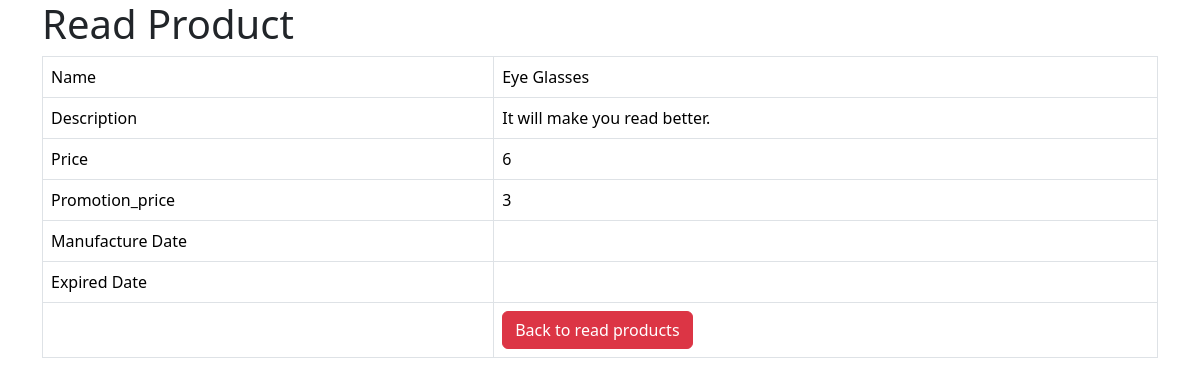
The app's page /product_details.php?id=3 with its own data.
### tables this page shows
CREATE TABLE IF NOT EXISTS `products` (
  `id` int NOT NULL AUTO_INCREMENT,
  `name` varchar(128) NOT NULL,
  `description` text NOT NULL,
  `product_cat` int NOT NULL,
  `manufacture_date` text NOT NULL,
  `expired_date` text NOT NULL,
  `price` double NOT NULL,
  `promotion_price` double NOT NULL,
  `created` datetime NOT NULL,
  `modified` timestamp NOT NULL DEFAULT CURRENT_TIMESTAMP ON UPDATE CURRENT_TIMESTAMP,
  PRIMARY KEY (`id`)
);

### product_details.php (the view, shortened to what this page needs)
<!DOCTYPE HTML>
<html>
<head>
    <link href="https://cdn.jsdelivr.net/npm/bootstrap@5.3.3/dist/css/bootstrap.min.css" rel="stylesheet">
</head>
<body>
    <div class="container">
        <div class="page-header">
            <h1>Read Product</h1>
        </div>
        <?php
        $id = isset($_GET['id']) ? $_GET['id'] : die('ERROR: Record ID not found.');
        include 'config/database.php';
        try {
            $query = "SELECT id, name, description, price, promotion_price, manufacture_date, expired_date FROM products WHERE id = ? LIMIT 0,1";
            $stmt = $con->prepare($query);
            $stmt->bindParam(1, $id);
            $stmt->execute();
            $row = $stmt->fetch(PDO::FETCH_ASSOC);
            $name = $row['name'];
            $description = $row['description'];
            $price = $row['price'];
            $promotion_price = $row['promotion_price'];
            $manufacture_date = $row['manufacture_date'];
            $expired_date = $row['expired_date'];
        }
        catch (PDOException $exception) {
            die('ERROR: ' . $exception->getMessage());
        }
        ?>
        <table class='table table-hover table-responsive table-bordered'>
            <tr>
                <td>Name</td>
                <td><?php echo $name;  ?></td>
            </tr>
            <tr>
                <td>Description</td>
                <td><?php echo $description;  ?></td>
            </tr>
            <tr>
                <td>Price</td>
                <td><?php echo $price;  ?></td>
            </tr>
            <tr>
                <td>Promotion_price</td>
                <td><?php echo $promotion_price;  ?></td>
            </tr>
            <tr>
                <td>Manufacture Date</td>
                <td><?php echo $manufacture_date;  ?></td>
            </tr>
            <tr>
                <td>Expired Date</td>
                <td><?php echo $expired_date;  ?></td>
            </tr>
            <tr>
                <td></td>
                <td>
                    <a href='product_listing.php' class='btn btn-danger'>Back to read products</a>
                </td>
            </tr>
        </table>
    </div>
</body>
</html>

### records on screen
products: name "Eye Glasses", description "It will make you read better.", price "6", promotion_price "3"
